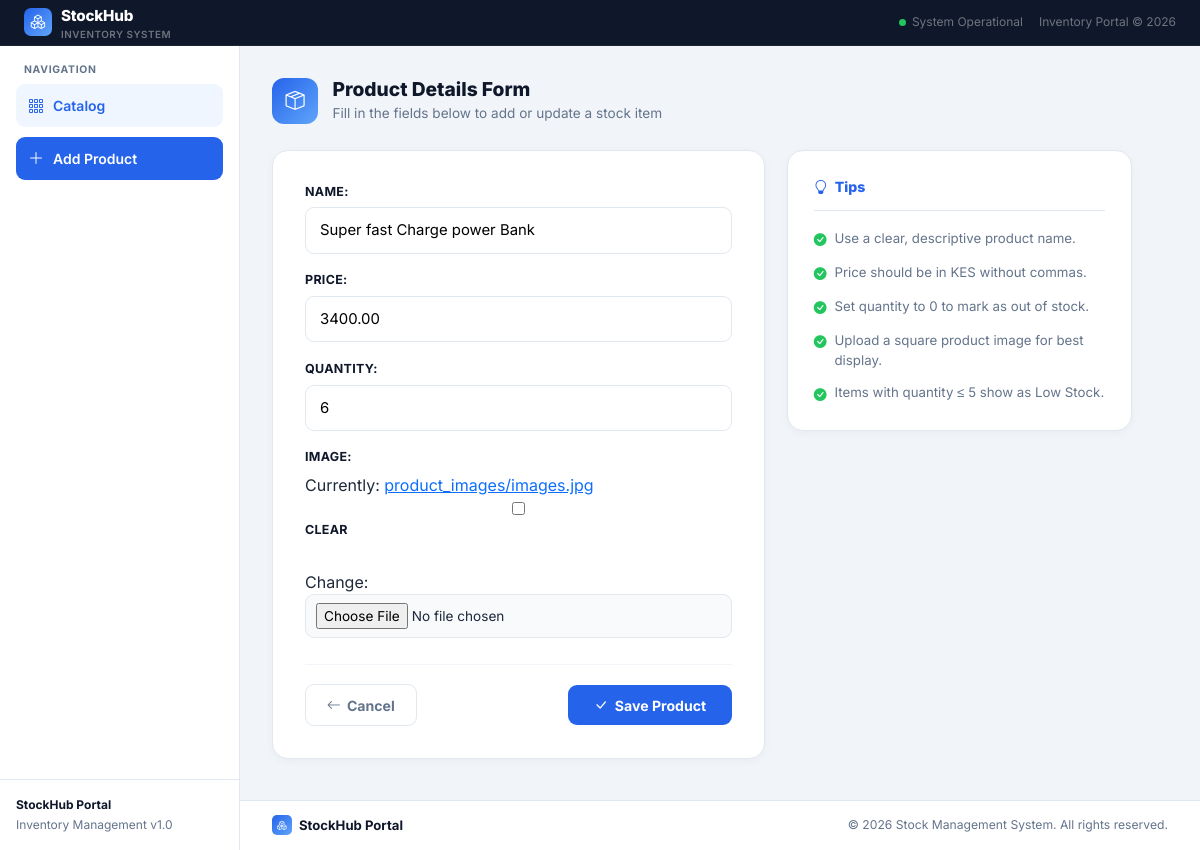
The page /update/3/ on the database its author committed.
### products/models.py (models this page shows, shortened)
class Product(models.Model):
    name = models.CharField(max_length=100)
    price = models.DecimalField(max_digits=10, decimal_places=2)
    quantity = models.PositiveIntegerField()
    created_at = models.DateTimeField(auto_now_add=True)

### products/views.py (the view)
# urls.py: path('update/<int:pk>/', views.product_update, name='product_update'),
def product_update(request, pk):
    product = get_object_or_404(Product, pk=pk)
    form = ProductForm(request.POST or None, request.FILES or None, instance=product)
    if form.is_valid():
        form.save()
        return redirect('product_list')
    return render(request, 'products/product_form.html', {'form': form})

### products/forms.py
class ProductForm(forms.ModelForm):
    class Meta:
        model = Product
        fields = ['name', 'price', 'quantity', 'image']

### products/templates/products/product_form.html (shortened to what this page needs)
{% extends 'products/base.html' %}
{% block content %}
<div class="pf-wrap">
    <div class="pf-header">
        <div class="pf-header-icon"><i class="bi bi-box-seam"></i></div>
        <div>
            <h4 class="pf-header-title">Product Details Form</h4>
            <p class="pf-header-sub">Fill in the fields below to add or update a stock item</p>
        </div>
    </div>
    <div class="pf-layout">
        <div class="pf-card">
            <form method="post" enctype="multipart/form-data" class="pf-form">
                {{ form.as_p }}
                <div class="pf-actions">
                    <a href="{% url 'product_list' %}" class="pf-cancel">
                        <i class="bi bi-arrow-left"></i> Cancel
                    </a>
                    <button type="submit" class="pf-save">
                        <i class="bi bi-check-lg"></i> Save Product
                    </button>
                </div>
            </form>
        </div>
        <div class="pf-tips">
            <div class="pf-tip-head">
                <i class="bi bi-lightbulb"></i> Tips
            </div>
            <ul class="pf-tip-list">
                <li><i class="bi bi-check-circle-fill"></i> Use a clear, descriptive product name.</li>
                <li><i class="bi bi-check-circle-fill"></i> Price should be in KES without commas.</li>
                <li><i class="bi bi-check-circle-fill"></i> Set quantity to 0 to mark as out of stock.</li>
                <li><i class="bi bi-check-circle-fill"></i> Upload a square product image for best display.</li>
                <li><i class="bi bi-check-circle-fill"></i> Items with quantity ≤ 5 show as Low Stock.</li>
            </ul>
        </div>
    </div>
</div>
{% endblock %}

### products/templates/products/base.html (style rules this page uses)
:root { --navy:#0f172a; --navy-mid:#1e293b; --accent:#2563eb; --accent-hover:#1d4ed8; --accent-light:#eff6ff; --surface:#f1f5f9; --border:#e2e8f0; --text:#1e293b; --muted:#64748b; --sidebar-w:240px; }
*, *::before, *::after { box-sizing:border-box; }
body { font-family:'Inter', sans-serif; background:var(--surface); color:var(--text); margin:0; display:flex; flex-direction:column; min-height:100vh; }

### products/templates/products/product_form.html (style rules this page uses)
.pf-wrap { max-width:860px; }
.pf-header { display:flex; align-items:center; gap:0.9rem; margin-bottom:1.6rem; }
.pf-header-icon { width:46px; height:46px; flex-shrink:0; border-radius:12px; background:linear-gradient(135deg,var(--accent),#60a5fa); color:#fff; display:flex; align-items:center; justify-content:center; font-size:1.2rem; }
.pf-header-title { font-weight:800; color:var(--navy); font-size:1.2rem; margin-bottom:0.1rem; }
.pf-header-sub { font-size:0.85rem; color:var(--muted); margin-bottom:0; }
.pf-layout { display:grid; grid-template-columns:1fr 0.7fr; gap:1.4rem; align-items:start; }
.pf-card { background:#fff; border-radius:16px; border:1px solid var(--border); padding:2rem; box-shadow:0 2px 8px rgba(15,23,42,0.04); animation:pfIn .45s ease both; }
.pf-form p { margin-bottom:1.1rem; }
.pf-form label { display:block; font-weight:700; font-size:0.78rem; color:var(--navy); text-transform:uppercase; letter-spacing:0.3px; margin-bottom:6px; }
.pf-form input, .pf-form select, .pf-form textarea { width:100%; border:1.5px solid var(--border); border-radius:9px; padding:11px 14px; font-size:0.93rem; font-family:'Inter',sans-serif; transition:border-color .2s ease, box-shadow .2s ease; background:#fff; }
.pf-form input[type="file"] { padding:8px 10px; background:#f8fafc; font-size:0.85rem; cursor:pointer; }
.pf-actions { display:flex; justify-content:space-between; align-items:center; margin-top:1.6rem; padding-top:1.2rem; border-top:1px solid #f1f5f9; }
.pf-cancel { display:inline-flex; align-items:center; gap:6px; padding:0.6rem 1.3rem; border-radius:9px; border:1.5px solid var(--border); color:var(--muted); font-weight:700; font-size:0.88rem; text-decoration:none; transition:background .15s ease; }
.pf-save { display:inline-flex; align-items:center; gap:7px; background:var(--accent); color:#fff; border:none; padding:0.6rem 1.6rem; border-radius:9px; font-weight:700; font-size:0.88rem; cursor:pointer; transition:background .15s ease, transform .15s ease; }
.pf-tips { background:#fff; border-radius:16px; border:1px solid var(--border); padding:1.6rem; box-shadow:0 2px 8px rgba(15,23,42,0.04); }
.pf-tip-head { display:flex; align-items:center; gap:7px; font-weight:800; color:var(--accent); font-size:0.88rem; margin-bottom:1.1rem; padding-bottom:0.8rem; border-bottom:1px solid var(--border); }
.pf-tip-list { list-style:none; margin:0; padding:0; display:flex; flex-direction:column; gap:0.8rem; }
.pf-tip-list li { display:flex; align-items:flex-start; gap:8px; font-size:0.83rem; color:var(--muted); line-height:1.5; }
.pf-tip-list li i { color:#22c55e; font-size:0.8rem; margin-top:2px; flex-shrink:0; }

### rows shown on the page
Product: name "Super fast Charge power Bank", price "3400.00", quantity "6"
